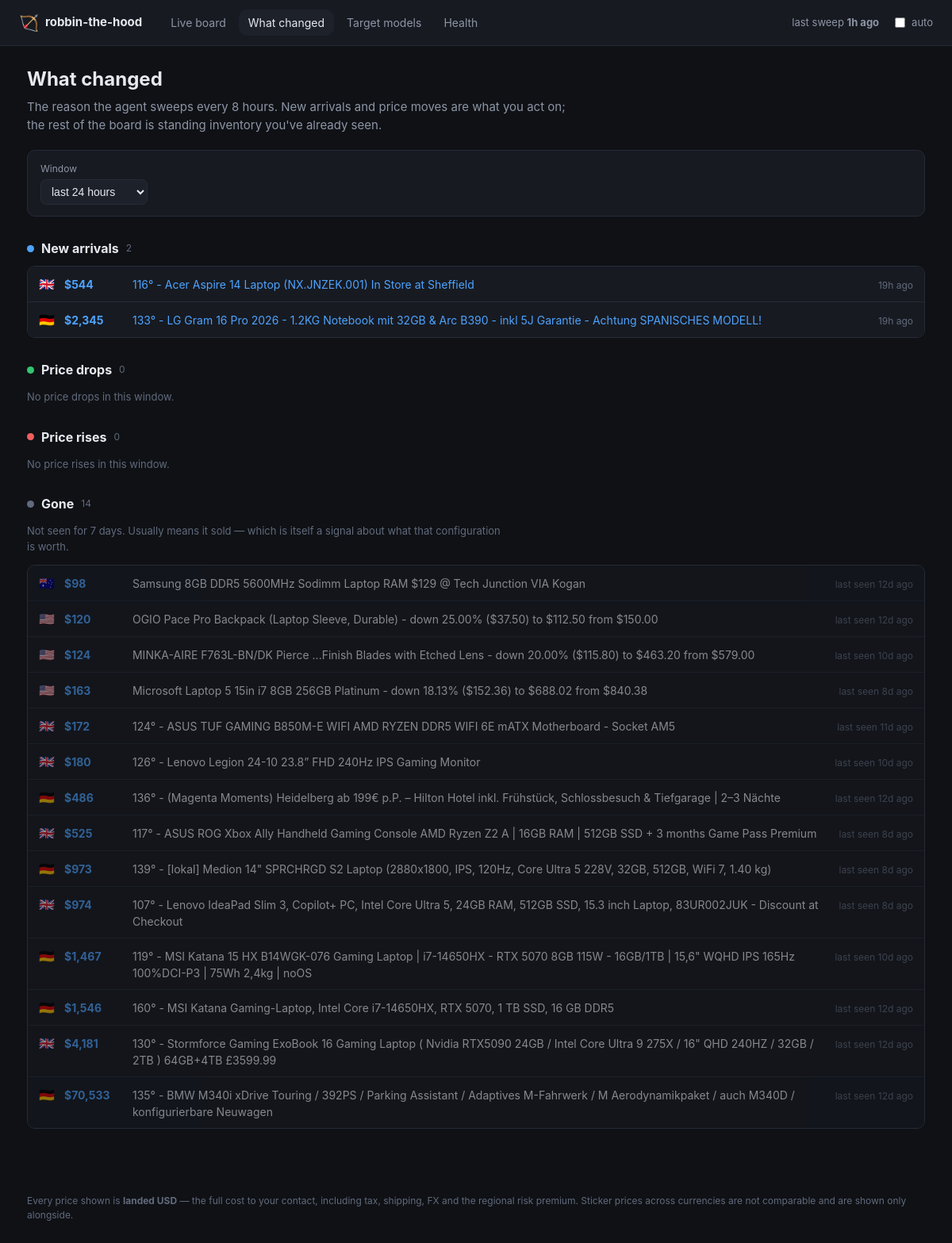
/changes, run on the app's committed database.
### tables this page shows
CREATE TABLE listings (
    fingerprint     TEXT PRIMARY KEY,
    source          TEXT NOT NULL,
    listing_id      TEXT,
    title           TEXT NOT NULL,
    url             TEXT,
    region          TEXT NOT NULL,
    currency        TEXT NOT NULL,
    sticker_local   REAL,
    landed_usd      REAL,
    -- The FX rate is stored per listing so a comparison made weeks from now
    -- against today's record is still honest.
    fx_rate         REAL,
    fx_source       TEXT,
    fx_fetched_at   TEXT,
    score           REAL,
    model_key       TEXT,
    condition       TEXT,
    seller_name     TEXT,
    flags           TEXT,
    reject_reasons  TEXT,
    first_seen      TEXT NOT NULL,
    last_seen       TEXT NOT NULL,
    status          TEXT NOT NULL DEFAULT 'active'
, spec_line TEXT, score_breakdown TEXT, landed_explain TEXT);

### dashboard.py (the view)
@app.route("/changes")
def changes():
    hours = int(request.args.get("hours", 24))
    config = _config()
    with _open() as store:
        data = recent_changes(store, config, hours=hours)
        latest_run = store.latest_run_at()
    return render_template(
        "changes.html", changes=data, hours=hours, latest_run=latest_run,
        now=datetime.now(timezone.utc), active="changes",
        static_export=_static_export(),
    )

### dashboard.py (called while the page is built)
def _open():
    return Store(app.config["DEALS_DB"])

def _static_export() -> bool:
    return bool(app.config.get("STATIC_EXPORT"))

def _config():
    if app.config["DEALS_CONFIG"] is None:
        app.config["DEALS_CONFIG"] = load_config()
    return app.config["DEALS_CONFIG"]

@app.template_filter("money")
def money(value) -> str:
    return "—" if value is None else f"${value:,.0f}"

@app.template_filter("ago")
def ago(moment) -> str:
    if moment is None:
        return "never"
    delta = datetime.now(timezone.utc) - moment
    minutes = int(delta.total_seconds() // 60)
    if minutes < 1:
        return "just now"
    if minutes < 60:
        return f"{minutes}m ago"
    if minutes < 2880:
        return f"{minutes // 60}h ago"
    return f"{minutes // 1440}d ago"

### dealhunter/config.py (called while the page is built)
    def region(self, code: Region) -> RegionConfig:
        try:
            return self.regions[code]
        except KeyError as exc:  # pragma: no cover - config error, fails loudly
            raise KeyError(f"Region {code} is missing from config.yaml") from exc

### dealhunter/store.py (called while the page is built, shortened)
    def __enter__(self) -> "Store":
        return self

    def __exit__(self, *exc_info) -> None:
        self.close()

    def close(self) -> None:
        self.connection.commit()
        try:
            self.connection.execute("PRAGMA wal_checkpoint(TRUNCATE)")
        except sqlite3.Error as exc:  # pragma: no cover - non-fatal
            log.warning("Could not checkpoint the WAL: %s", exc)
        self.connection.close()

    @contextmanager
    def _tx(self):
        try:
            yield self.connection
            self.connection.commit()
        except Exception:
            self.connection.rollback()
            raise

    def _migrate(self) -> None:
        with self._tx() as connection:
            connection.executescript(SCHEMA)
            row = connection.execute("SELECT version FROM schema_version").fetchone()
            if row is None:
                connection.execute(
                    "INSERT INTO schema_version (version) VALUES (?)", (SCHEMA_VERSION,)
                )

    def latest_run_at(self) -> datetime | None:
        row = self.connection.execute(
            "SELECT started_at FROM runs WHERE finished_at IS NOT NULL "
            "ORDER BY id DESC LIMIT 1"
        ).fetchone()
        return datetime.fromisoformat(row["started_at"]) if row else None

### templates/changes.html (shortened to what this page needs)
{% extends "base.html" %}
{% block content %}
<div class="pagehead">
  <h1>What changed</h1>
  <p class="sub">
    The reason the agent sweeps every 8 hours. New arrivals and price moves are
    what you act on; the rest of the board is standing inventory you've already
    seen.
  </p>
</div>
<form class="filters" method="get">
  <label>Window
    <select name="hours" onchange="this.form.submit()">
      <option value="24"  {{ 'selected' if hours == 24 }}>last 24 hours</option>
    </select>
  </label>
</form>
<section class="changeblock">
  <h2><span class="dot new"></span> New arrivals
    <span class="n">{{ changes.new | length }}</span></h2>
  {% if changes.new %}
    <ul class="changes">
      {% for c in changes.new %}
        <li>
          <span class="flagicon">{{ c.region_flag }}</span>
          <span class="amount">{{ c.landed_usd | money }}</span>
          <a href="{{ c.url }}" target="_blank" rel="noopener">{{ c.title }}</a>
          <span class="when"><time datetime="{{ c.when.isoformat() }}">{{ c.when | ago }}</time></span>
        </li>
      {% endfor %}
    </ul>
  {% else %}
    <p class="none">Nothing new in this window.</p>
  {% endif %}
</section>
<section class="changeblock">
  <h2><span class="dot drop"></span> Price drops
    <span class="n">{{ changes.drops | length }}</span></h2>
  {% if changes.drops %}
    <ul class="changes">
      {% for c in changes.drops %}
        <li>
          <span class="flagicon">{{ c.region_flag }}</span>
          <span class="amount">{{ c.landed_usd | money }}</span>
          <span class="delta down">{{ c.delta | signed }} ({{ '%.1f' % c.percent }}%)</span>
          <a href="{{ c.url }}" target="_blank" rel="noopener">{{ c.title }}</a>
          <span class="when"><time datetime="{{ c.when.isoformat() }}">{{ c.when | ago }}</time></span>
        </li>
      {% endfor %}
    </ul>
  {% else %}
    <p class="none">No price drops in this window.</p>
  {% endif %}
</section>
<section class="changeblock">
  <h2><span class="dot rise"></span> Price rises
    <span class="n">{{ changes.rises | length }}</span></h2>
  {% if changes.rises %}
    <ul class="changes">
      {% for c in changes.rises %}
        <li>
          <span class="flagicon">{{ c.region_flag }}</span>
          <span class="amount">{{ c.landed_usd | money }}</span>
          <span class="delta up">{{ c.delta | signed }} ({{ '%.1f' % c.percent }}%)</span>
          <a href="{{ c.url }}" target="_blank" rel="noopener">{{ c.title }}</a>
          <span class="when"><time datetime="{{ c.when.isoformat() }}">{{ c.when | ago }}</time></span>
        </li>
      {% endfor %}
    </ul>
  {% else %}
    <p class="none">No price rises in this window.</p>
  {% endif %}
</section>
<section class="changeblock">
  <h2><span class="dot gone"></span> Gone
    <span class="n">{{ changes.gone | length }}</span></h2>
  <p class="hint">
    Not seen for 7 days. Usually means it sold — which is itself a signal about
    what that configuration is worth.
  </p>
  {% if changes.gone %}
    <ul class="changes">
      {% for c in changes.gone %}
        <li class="faded">
          <span class="flagicon">{{ c.region_flag }}</span>
          <span class="amount">{{ c.landed_usd | money }}</span>
          <span>{{ c.title }}</span>
          <span class="when">last seen <time datetime="{{ c.when.isoformat() }}">{{ c.when | ago }}</time></span>
        </li>
      {% endfor %}
    </ul>
  {% else %}
    <p class="none">Nothing has dropped off recently.</p>
  {% endif %}
</section>
{% endblock %}

### static/style.css (style rules this page uses)
:root { --bg: #0f1115; --panel: #171a21; --panel-2: #1d212a; --line: #262b36; --text: #e6e9ef; --muted: #8d95a5; --dim: #616a7c; --accent: #4da3ff; --good: #35c46f; --warn: #e8b339; --bad: #ef5f5f; --priority: #b98bff; --radius: 10px; }
* { box-sizing: border-box; }
body { margin: 0; background: var(--bg); color: var(--text); font: 15px/1.5 ui-sans-serif, -apple-system, "Segoe UI", Roboto, sans-serif; }
a { color: var(--accent); text-decoration: none; }
.pagehead h1 { margin: 0 0 6px; font-size: 24px; }
.pagehead .sub { margin: 0 0 20px; color: var(--muted); max-width: 74ch; }
.filters { display: flex; flex-wrap: wrap; gap: 14px; align-items: end; background: var(--panel); border: 1px solid var(--line); border-radius: var(--radius); padding: 14px 16px; margin-bottom: 20px; }
.filters label { display: flex; flex-direction: column; gap: 4px; font-size: 12px; color: var(--muted); }
.filters select, .filters input[type="number"] { background: var(--panel-2); color: var(--text); border: 1px solid var(--line); border-radius: 7px; padding: 6px 9px; font-size: 14px; }
.flagicon { font-size: 16px; }
.changeblock { margin: 28px 0; }
.changeblock h2 { font-size: 16px; display: flex; align-items: center; gap: 9px; margin: 0 0 10px; }
.changeblock h2 .n { font-size: 12px; color: var(--dim); font-weight: 400; }
.dot { width: 9px; height: 9px; border-radius: 50%; display: inline-block; }
.dot.new { background: var(--accent); }
.dot.drop { background: var(--good); }
.dot.rise { background: var(--bad); }
.dot.gone { background: var(--dim); }
ul.changes { list-style: none; margin: 0; padding: 0; border: 1px solid var(--line); border-radius: var(--radius); overflow: hidden; }
ul.changes li { display: flex; gap: 12px; align-items: baseline; padding: 10px 14px; background: var(--panel); border-bottom: 1px solid var(--line); font-size: 14px; }
ul.changes li:last-child { border-bottom: 0; }
ul.changes li.faded { opacity: .55; }
ul.changes .amount { font-weight: 700; color: var(--accent); min-width: 74px; }
ul.changes a { flex: 1; }
ul.changes .when { font-size: 12px; color: var(--dim); margin-left: auto; white-space: nowrap; }
.none, .hint { color: var(--dim); font-size: 13px; }
.hint { max-width: 74ch; }

### data on the page
listings: region_flag "🇬🇧", landed_usd "$544", title "116° - Acer Aspire 14 Laptop (NX.JNZEK.001) In Store at Sheffield", when|ago "19h ago"
listings: region_flag "🇩🇪", landed_usd "$2,345", title "133° - LG Gram 16 Pro 2026 - 1.2KG Notebook mit 32GB & Arc B390 - inkl 5J Garantie - Achtung SPANISCHES MODELL!", when|ago "19h ago"
listings: region_flag "🇦🇺", landed_usd "$98", title "Samsung 8GB DDR5 5600MHz Sodimm Laptop RAM $129 @ Tech Junction VIA Kogan", when|ago "12d ago"
listings: region_flag "🇺🇸", landed_usd "$120", title "OGIO Pace Pro Backpack (Laptop Sleeve, Durable) - down 25.00% ($37.50) to $112.50 from $150.00", when|ago "12d ago"
listings: region_flag "🇺🇸", landed_usd "$124", title "MINKA-AIRE F763L-BN/DK Pierce ...Finish Blades with Etched Lens - down 20.00% ($115.80) to $463.20 from $579.00", when|ago "10d ago"
listings: region_flag "🇺🇸", landed_usd "$163", title "Microsoft Laptop 5 15in i7 8GB 256GB Platinum - down 18.13% ($152.36) to $688.02 from $840.38", when|ago "8d ago"
listings: region_flag "🇬🇧", landed_usd "$172", title "124° - ASUS TUF GAMING B850M-E WIFI AMD RYZEN DDR5 WIFI 6E mATX Motherboard - Socket AM5", when|ago "11d ago"
listings: region_flag "🇬🇧", landed_usd "$180", title "126° - Lenovo Legion 24-10 23.8” FHD 240Hz IPS Gaming Monitor", when|ago "10d ago"
listings: region_flag "🇩🇪", landed_usd "$486", title "136° - (Magenta Moments) Heidelberg ab 199€ p.P. – Hilton Hotel inkl. Frühstück, Schlossbesuch & Tiefgarage | 2–3 Nächte", when|ago "12d ago"
listings: region_flag "🇬🇧", landed_usd "$525", title "117° - ASUS ROG Xbox Ally Handheld Gaming Console AMD Ryzen Z2 A | 16GB RAM | 512GB SSD + 3 months Game Pass Premium", when|ago "8d ago"
listings: region_flag "🇩🇪", landed_usd "$973", title "139° - [lokal] Medion 14\" SPRCHRGD S2 Laptop (2880x1800, IPS, 120Hz, Core Ultra 5 228V, 32GB, 512GB, WiFi 7, 1.40 kg)", when|ago "8d ago"
listings: region_flag "🇬🇧", landed_usd "$974", title "107° - Lenovo IdeaPad Slim 3, Copilot+ PC, Intel Core Ultra 5, 24GB RAM, 512GB SSD, 15.3 inch Laptop, 83UR002JUK - Discount at Checkout", when|ago "8d ago"
listings: region_flag "🇩🇪", landed_usd "$1,467", title "119° - MSI Katana 15 HX B14WGK-076 Gaming Laptop | i7-14650HX - RTX 5070 8GB 115W - 16GB/1TB | 15,6\" WQHD IPS 165Hz 100%DCI-P3 | 75Wh 2,4kg | noOS", when|ago "10d ago"
listings: region_flag "🇩🇪", landed_usd "$1,546", title "160° - MSI Katana Gaming-Laptop, Intel Core i7-14650HX, RTX 5070, 1 TB SSD, 16 GB DDR5", when|ago "12d ago"
listings: region_flag "🇬🇧", landed_usd "$4,181", title "130° - Stormforce Gaming ExoBook 16 Gaming Laptop ( Nvidia RTX5090 24GB / Intel Core Ultra 9 275X / 16\" QHD 240HZ / 32GB / 2TB ) 64GB+4TB £3599.99", when|ago "12d ago"
listings: region_flag "🇩🇪", landed_usd "$70,533", title "135° - BMW M340i xDrive Touring / 392PS / Parking Assistant / Adaptives M-Fahrwerk / M Aerodynamikpaket / auch M340D / konfigurierbare Neuwagen", when|ago "12d ago"

### other printed values
{{ latest_run | ago }} "1h ago"
{{ changes.new | length }} "2"
{{ changes.drops | length }} "0"
{{ changes.rises | length }} "0"
{{ changes.gone | length }} "14"
